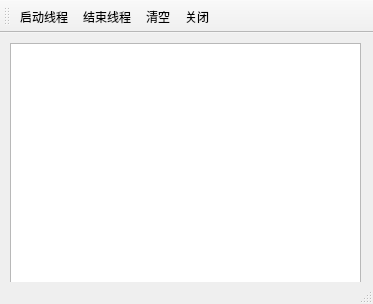
<?xml version="1.0" encoding="UTF-8"?>
<ui version="4.0">
 <class>MainWindow</class>
 <widget class="QMainWindow" name="MainWindow">
  <property name="geometry">
   <rect>
    <x>0</x>
    <y>0</y>
    <width>373</width>
    <height>304</height>
   </rect>
  </property>
  <property name="windowTitle">
   <string>MainWindow</string>
  </property>
  <widget class="QWidget" name="centralwidget">
   <widget class="QPlainTextEdit" name="plainTextEdit">
    <property name="geometry">
     <rect>
      <x>10</x>
      <y>10</y>
      <width>351</width>
      <height>241</height>
     </rect>
    </property>
   </widget>
  </widget>
  <widget class="QMenuBar" name="menubar">
   <property name="geometry">
    <rect>
     <x>0</x>
     <y>0</y>
     <width>373</width>
     <height>17</height>
    </rect>
   </property>
  </widget>
  <widget class="QStatusBar" name="statusbar"/>
  <widget class="QToolBar" name="toolBar">
   <property name="windowTitle">
    <string>toolBar</string>
   </property>
   <property name="toolButtonStyle">
    <enum>Qt::ToolButtonTextBesideIcon</enum>
   </property>
   <attribute name="toolBarArea">
    <enum>TopToolBarArea</enum>
   </attribute>
   <attribute name="toolBarBreak">
    <bool>false</bool>
   </attribute>
   <addaction name="actStartThread"/>
   <addaction name="actStopThread"/>
   <addaction name="actClear"/>
   <addaction name="actClose"/>
  </widget>
  <action name="actStartThread">
   <property name="icon">
    <iconset resource="res.qrc">
     <normaloff>:/image/images/flag24.png</normaloff>:/image/images/flag24.png</iconset>
   </property>
   <property name="text">
    <string>启动线程</string>
   </property>
   <property name="menuRole">
    <enum>QAction::NoRole</enum>
   </property>
  </action>
  <action name="actStart">
   <property name="icon">
    <iconset resource="res.qrc">
     <normaloff>:/image/images/play24.png</normaloff>:/image/images/play24.png</iconset>
   </property>
   <property name="text">
    <string>开始</string>
   </property>
   <property name="menuRole">
    <enum>QAction::NoRole</enum>
   </property>
  </action>
  <action name="actPause">
   <property name="icon">
    <iconset resource="res.qrc">
     <normaloff>:/image/images/pause24.png</normaloff>:/image/images/pause24.png</iconset>
   </property>
   <property name="text">
    <string>暂停</string>
   </property>
   <property name="menuRole">
    <enum>QAction::NoRole</enum>
   </property>
  </action>
  <action name="actStopThread">
   <property name="icon">
    <iconset resource="res.qrc">
     <normaloff>:/image/images/stop-playing24.png</normaloff>:/image/images/stop-playing24.png</iconset>
   </property>
   <property name="text">
    <string>结束线程</string>
   </property>
   <property name="menuRole">
    <enum>QAction::NoRole</enum>
   </property>
  </action>
  <action name="actClear">
   <property name="icon">
    <iconset resource="res.qrc">
     <normaloff>:/image/images/212.bmp</normaloff>:/image/images/212.bmp</iconset>
   </property>
   <property name="text">
    <string>清空</string>
   </property>
   <property name="menuRole">
    <enum>QAction::NoRole</enum>
   </property>
  </action>
  <action name="actClose">
   <property name="icon">
    <iconset resource="res.qrc">
     <normaloff>:/image/images/132.bmp</normaloff>:/image/images/132.bmp</iconset>
   </property>
   <property name="text">
    <string>关闭</string>
   </property>
   <property name="menuRole">
    <enum>QAction::NoRole</enum>
   </property>
  </action>
 </widget>
 <resources>
  <include location="res.qrc"/>
 </resources>
 <connections>
  <connection>
   <sender>actClose</sender>
   <signal>triggered()</signal>
   <receiver>MainWindow</receiver>
   <slot>close()</slot>
   <hints>
    <hint type="sourcelabel">
     <x>-1</x>
     <y>-1</y>
    </hint>
    <hint type="destinationlabel">
     <x>245</x>
     <y>182</y>
    </hint>
   </hints>
  </connection>
 </connections>
</ui>
